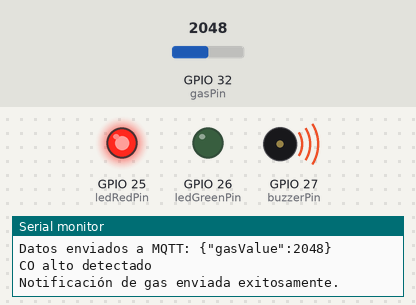
Recording of a sketch running on a simulated ESP32. Shown: output pins drawn as LEDs (lit = HIGH), buzzer (waves = sounding), the last lines printed to the serial monitor. Inputs (shaded band) come from the test bench; at power-on: GPIO 32 (gasPin) = 2048. WiFi joins after 1.5 s; servers stay silent unless stated; uploads are accepted with an empty reply; no MQTT or app messages arrive unless stated.

Above: at 3.1 s.
3.2 s: GPIO 32 (gasPin) set to 860
8.6 s: GPIO 32 (gasPin) set to 759
At 11.2 s:
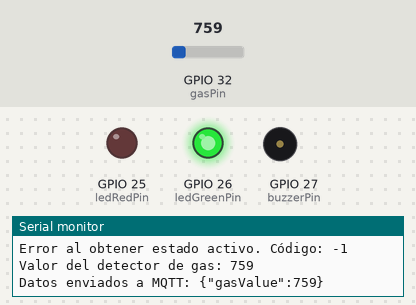
11.9 s: GPIO 32 (gasPin) set to 840
At 13.2 s:
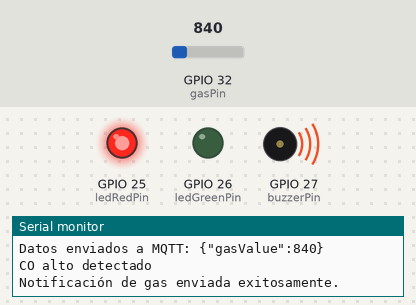
15.2 s: GPIO 32 (gasPin) set to 760
At 18.1 s:
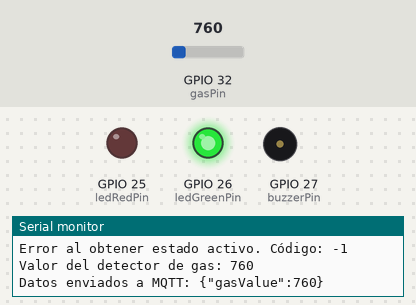
Timing chart, 0 to 19.6 s (numbered marks = the images above; inputs shaded):
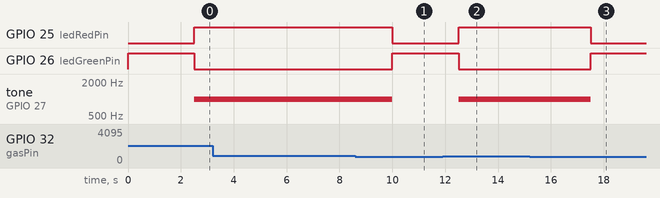

Measured:
- the behaviour switches between 801 and 800 on GPIO 32 (gasPin) (found by bisection; images 0 and 1)
- after the input at 8.6 s, GPIO 25 (ledRedPin): HIGH → LOW after 1.4 s; GPIO 26 (ledGreenPin): LOW → HIGH after 1.4 s; tone on GPIO 27 (buzzerPin): 1000 Hz → silent after 1.4 s
- after the input at 11.9 s, GPIO 25 (ledRedPin): LOW → HIGH after 0.61 s; GPIO 26 (ledGreenPin): HIGH → LOW after 0.61 s; tone on GPIO 27 (buzzerPin): silent → 1000 Hz after 0.61 s
- after the input at 15.2 s, GPIO 25 (ledRedPin): HIGH → LOW after 2.3 s; GPIO 26 (ledGreenPin): LOW → HIGH after 2.3 s; tone on GPIO 27 (buzzerPin): 1000 Hz → silent after 2.3 s

The sketch:

index.ino
```cpp
#include <WiFi.h>
#include <PubSubClient.h>
#include <HTTPClient.h>

// Configuración WiFi y MQTT
#define WIFI_AP "WIFI-DCI"
#define WIFI_PASSWORD "DComInf_2K24"
#define MQTT_SERVER "iot.ceisufro.cl"
#define MQTT_PORT 1883
#define MQTT_TOPIC "v1/devices/me/telemetry"
#define TOKEN "XzhWemx4shJmrk30DDpo"

// Configuración de dispositivo
const int deviceId = 7;
const char* SERVER_URL = "http://172.27.91.64:3000/device";

// Pines
const int gasPin = 32;
const int buzzerPin = 27;
const int ledRedPin = 25;
const int ledGreenPin = 26;

// Objetos WiFi y MQTT
WiFiClient wifiClient;
PubSubClient client(wifiClient);
HTTPClient http;

unsigned long lastSend = 0;
unsigned long lastCheck = 0;
bool deviceCreated = false;

void setup() {
  Serial.begin(115200);

  // Configurar pines
  pinMode(gasPin, INPUT);
  pinMode(buzzerPin, OUTPUT);
  pinMode(ledRedPin, OUTPUT);
  pinMode(ledGreenPin, OUTPUT);

  // Configurar el estado inicial de los pines
  digitalWrite(buzzerPin, LOW);
  digitalWrite(ledRedPin, LOW);
  digitalWrite(ledGreenPin, HIGH);

  // Conectar a la red WiFi
  connectToWiFi();

  // Conectar al servidor MQTT
  connectToMQTT();

  // Intentar obtener o crear el dispositivo
  if (!fetchDevice(deviceId)) {
    deviceCreated = createDevice("Dispositivo de prueba 10");
  }

  lastSend = 0;
  lastCheck = millis();
}

void loop() {
  // Reconexion al MQTT si es necesario
  if (!client.connected()) {
    reconnectMQTT();
  }

  // Enviar datos de gas cada 2.5 segundos
  unsigned long currentMillis = millis();
  if (currentMillis - lastSend >= 2500) {
    sendGasData();
    lastSend = currentMillis;
  }

  // Verificar el estado activo del dispositivo cada 2.5 segundos
  if (currentMillis - lastCheck >= 2500) {
    fetchDeviceActiveStatus(deviceId);
    lastCheck = currentMillis;
  }

  // Ejecutar loop de MQTT
  client.loop();

  delay(10);
}

// Función para conectar a WiFi
void connectToWiFi() {
  Serial.println("Conectando a WiFi...");
  WiFi.begin(WIFI_AP, WIFI_PASSWORD);

  while (WiFi.status() != WL_CONNECTED) {
    delay(500);
    Serial.print(".");
  }

  Serial.println("\nWiFi conectado");
}

// Función para conectar a MQTT
void connectToMQTT() {
  Serial.println("Conectando al servidor MQTT...");
  client.setServer(MQTT_SERVER, MQTT_PORT);

  while (!client.connected()) {
    Serial.print("Conectando a MQTT...");
    if (client.connect("ESP32_Device", TOKEN, NULL)) {
      Serial.println("Conectado a MQTT");
    } else {
      Serial.print("Error de conexión, código de estado: ");
      Serial.println(client.state());
      delay(1000);
    }
  }
}

void reconnectMQTT() {
  while (!client.connected()) {
    Serial.print("Reconectando a MQTT...");
    if (client.connect("ESP32_Device", TOKEN, NULL)) {
      Serial.println("Reconectado a MQTT");
    } else {
      Serial.print("Error de reconexión, código de estado: ");
      Serial.println(client.state());
      delay(1000);
    }
  }
}

// Función para enviar datos de gas
void sendGasData() {
  int gasValue = analogRead(gasPin);
  Serial.print("Valor del detector de gas: ");
  Serial.println(gasValue);

  // Preparar el payload en formato JSON
  String payload = "{\"gasValue\":" + String(gasValue) + "}";
  client.publish(MQTT_TOPIC, payload.c_str());
  Serial.println("Datos enviados a MQTT: " + payload);

  // Comportamiento en caso de detección de gas
  if (gasValue > 800) {
    Serial.println("CO alto detectado");
    tone(buzzerPin, 1000);
    digitalWrite(ledRedPin, HIGH);
    digitalWrite(ledGreenPin, LOW);

    notifyHighGasLevel(deviceId, gasValue);
  } else {
    noTone(buzzerPin);
    digitalWrite(ledRedPin, LOW);
    digitalWrite(ledGreenPin, HIGH);
  }
}

// Función para obtener el dispositivo
bool fetchDevice(int deviceId) {
  if (WiFi.status() == WL_CONNECTED) {
    String url = String(SERVER_URL) + "/" + deviceId;
    http.begin(url);
    int httpResponseCode = http.GET();

    if (httpResponseCode == 200) {
      Serial.println("Dispositivo encontrado.");
      http.end();
      return true;
    } else {
      Serial.println("Error al obtener el dispositivo. Código: " + String(httpResponseCode));
      http.end();
      return false;
    }
  } else {
    Serial.println("Error: WiFi no conectado.");
    return false;
  }
}

// Función para crear el dispositivo
bool createDevice(const char* name) {
  if (WiFi.status() == WL_CONNECTED) {
    String url = String(SERVER_URL);
    http.begin(url);
    http.addHeader("Content-Type", "application/json");

    String jsonPayload = "{\"name\":\"" + String(name) + "\"}";
    int httpResponseCode = http.POST(jsonPayload);

    if (httpResponseCode == 200) {
      Serial.println("Dispositivo creado exitosamente.");
      http.end();
      return true;
    } else {
      Serial.println("Error al crear el dispositivo. Código: " + String(httpResponseCode));
      http.end();
      return false;
    }
  } else {
    Serial.println("Error: WiFi no conectado.");
    return false;
  }
}

// Función para verificar el estado activo del dispositivo
void fetchDeviceActiveStatus(int deviceId) {
  if (WiFi.status() == WL_CONNECTED) {
    String url = String(SERVER_URL) + "/" + deviceId + "/active";
    http.begin(url);
    int httpResponseCode = http.GET();

    if (httpResponseCode == 200) {
      Serial.println("Estado activo del dispositivo recibido.");
    } else {
      Serial.println("Error al obtener estado activo. Código: " + String(httpResponseCode));
    }
    http.end();
  } else {
    Serial.println("Error: WiFi no conectado.");
  }
}

void notifyHighGasLevel(int id, int gasValue) {
  if (WiFi.status() == WL_CONNECTED) {
    String url = String(SERVER_URL) + "/" + id + "/gas/" + gasValue;
    http.begin(url);
    http.addHeader("Content-Type", "application/json");

    int httpResponseCode = http.POST(""); // Enviar petición POST sin cuerpo

    if (httpResponseCode == 200) {
      Serial.println("Notificación de gas enviada exitosamente.");
    } else {
      Serial.println("Error al enviar notificación de gas. Código: " + String(httpResponseCode));
    }

    http.end();
  } else {
    Serial.println("Error: WiFi no conectado.");
  }
}
```
